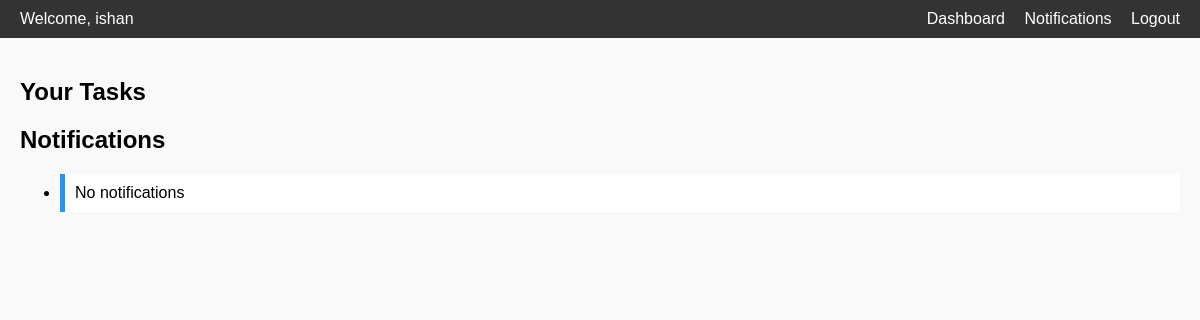
/employee-dashboard/ (signed in), run on an earlier commit of the app's database.
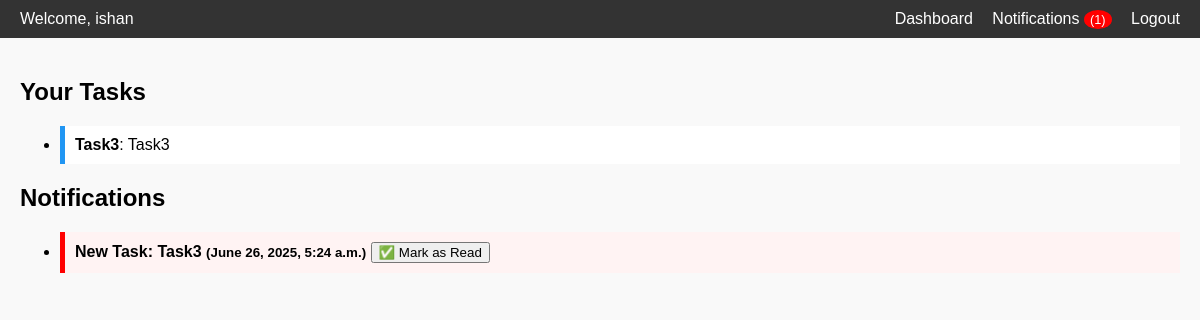
And on a later commit of the database.
### notapp/models.py (models this page shows, shortened)
class Task(models.Model):
    title = models.CharField(max_length=200)
    description = models.TextField()
    assigned_to = models.ManyToManyField(User, related_name='assigned_tasks')
    created_by = models.ForeignKey(User, on_delete=models.CASCADE, related_name='created_tasks')
    created_at = models.DateTimeField(auto_now_add=True)

class Notification(models.Model):
    user=models.ForeignKey(User,on_delete=models.CASCADE,related_name='notifications')
    message=models.CharField(max_length=500)
    is_read=models.BooleanField(default=False)
    created_at=models.DateTimeField(auto_now_add=True)

### notapp/views.py (the view)
# urls.py: path('employee-dashboard/', employee_dashboard, name='employee_dashboard'),
@login_required
def employee_dashboard(request):
    tasks = Task.objects.filter(assigned_to=request.user)
    unread_count = request.user.notifications.filter(is_read=False).count()
    notifications = request.user.notifications.order_by('-created_at')
    return render(request, 'employee_dashboard.html', {
        'tasks': tasks,
        'notifications': notifications,
        'unread_count': unread_count
    })

### notapp/templates/employee_dashboard.html (shortened to what this page needs)
{% load static %}
<!DOCTYPE html>
<html>
<head>
    <link rel="stylesheet" href="{% static 'css/dashboard.css' %}">
</head>
<body>
  <nav class="navbar">
    <div class="navbar-left">Welcome, {{ user.username }}</div>
    <div class="navbar-right">
      <a href="{% url 'employee_dashboard' %}" class="nav-link">Dashboard</a>
      <a href="#notifications" class="nav-link notification-link">
        Notifications{% if unread_count > 0 %} <span class="notif-count">({{ unread_count }})</span>{% endif %}
      </a>
      <a href="{% url 'logout' %}" class="nav-link">Logout</a>
    </div>
  </nav>
  <div class="container">
    <h2>Your Tasks</h2>
    <ul class="task-list">
      {% for task in tasks %}
        <li><strong>{{ task.title }}</strong>: {{ task.description }}</li>
      {% endfor %}
    </ul>
    <h2 id="notifications">Notifications</h2>
    <ul class="notif-list">
      {% for note in notifications %}
        <li class="{% if not note.is_read %}unread{% endif %}">
          {{ note.message }} <small>({{ note.created_at }})</small>
          {% if not note.is_read %}
            <form method="post" action="{% url 'mark_read' note.id %}" style="display:inline;">
              <button type="submit">✅ Mark as Read</button>
            </form>
          {% else %}
            <span class="status-icon">✔️ Read</span>
          {% endif %}
        </li>
      {% empty %}
        <li>No notifications</li>
      {% endfor %}
    </ul>
  </div>
</body>
</html>

### notapp/static/css/dashboard.css (style rules this page uses)
body { font-family: Arial, sans-serif; background-color: #f9f9f9; margin: 0; padding: 0; }
.navbar { background-color: #333; color: white; padding: 10px 20px; display: flex; justify-content: space-between; align-items: center; }
.navbar a.nav-link { color: white; margin-left: 15px; text-decoration: none; }
.container { padding: 20px; }
.task-list li, .notif-list li { background: white; padding: 10px; margin: 5px 0; border-left: 5px solid #2196F3; }
.notif-list li.unread { font-weight: bold; background-color: #fff3f3; border-left-color: red; }
.notif-count { background: red; color: white; padding: 2px 6px; border-radius: 50%; font-size: 0.8em; }

What changed in the data, as far as the page shows it:
added Task: title "Task3", description "Task3"
added Notification: message "New Task: Task3", created_at "June 26, 2025, 5:24 a.m.", is_read "✅ Mark as Read"
Also different on the page:
{{ unread_count }}: (not shown) → "1"
text no longer shown: "No notifications"
